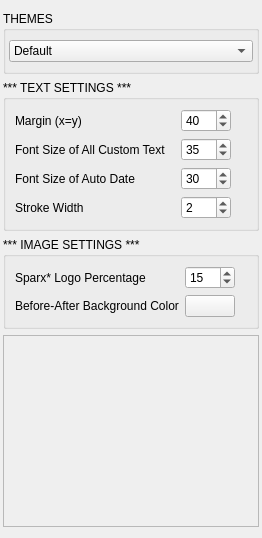
      <widget class="QWidget" name="config_tab">
       <property name="enabled">
        <bool>true</bool>
       </property>
       <attribute name="title">
        <string>Cfg</string>
       </attribute>
       <layout class="QVBoxLayout" name="config_tab_VLayout">
        <property name="leftMargin">
         <number>3</number>
        </property>
        <property name="rightMargin">
         <number>3</number>
        </property>
        <item>
         <widget class="QGroupBox" name="theme_grpBx">
          <property name="sizePolicy">
           <sizepolicy hsizetype="Preferred" vsizetype="Fixed">
            <horstretch>0</horstretch>
            <verstretch>0</verstretch>
           </sizepolicy>
          </property>
          <property name="minimumSize">
           <size>
            <width>0</width>
            <height>60</height>
           </size>
          </property>
          <property name="title">
           <string>THEMES</string>
          </property>
          <layout class="QHBoxLayout" name="theme_grpBx_HLayout">
           <property name="leftMargin">
            <number>3</number>
           </property>
           <property name="rightMargin">
            <number>3</number>
           </property>
           <item>
            <widget class="QComboBox" name="theme_comboBox">
             <property name="currentIndex">
              <number>0</number>
             </property>
             <item>
              <property name="text">
               <string>Default</string>
              </property>
             </item>
             <item>
              <property name="text">
               <string>Dark</string>
              </property>
             </item>
             <item>
              <property name="text">
               <string>Aqua</string>
              </property>
             </item>
             <item>
              <property name="text">
               <string>Console</string>
              </property>
             </item>
             <item>
              <property name="text">
               <string>Ubuntu</string>
              </property>
             </item>
            </widget>
           </item>
          </layout>
         </widget>
        </item>
        <item>
         <widget class="QGroupBox" name="textSettings_grpBx">
          <property name="title">
           <string>*** TEXT SETTINGS ***</string>
          </property>
          <layout class="QFormLayout" name="formLayout">
           <property name="fieldGrowthPolicy">
            <enum>QFormLayout::AllNonFixedFieldsGrow</enum>
           </property>
           <property name="labelAlignment">
            <set>Qt::AlignLeading|Qt::AlignLeft|Qt::AlignVCenter</set>
           </property>
           <property name="formAlignment">
            <set>Qt::AlignLeading|Qt::AlignLeft|Qt::AlignTop</set>
           </property>
           <item row="0" column="0">
            <widget class="QLabel" name="marginSize_label">
             <property name="text">
              <string>Margin (x=y)</string>
             </property>
            </widget>
           </item>
           <item row="0" column="1">
            <widget class="QSpinBox" name="marginSize_spinBox">
             <property name="sizePolicy">
              <sizepolicy hsizetype="Maximum" vsizetype="Fixed">
               <horstretch>0</horstretch>
               <verstretch>0</verstretch>
              </sizepolicy>
             </property>
             <property name="minimumSize">
              <size>
               <width>50</width>
               <height>0</height>
              </size>
             </property>
             <property name="minimum">
              <number>10</number>
             </property>
             <property name="maximum">
              <number>499</number>
             </property>
             <property name="value">
              <number>40</number>
             </property>
            </widget>
           </item>
           <item row="1" column="0">
            <widget class="QLabel" name="customTxtFontSize_label">
             <property name="text">
              <string>Font Size of All Custom Text   </string>
             </property>
            </widget>
           </item>
           <item row="1" column="1">
            <widget class="QSpinBox" name="customTxtFontSize_spinBox">
             <property name="sizePolicy">
              <sizepolicy hsizetype="Maximum" vsizetype="Fixed">
               <horstretch>0</horstretch>
               <verstretch>0</verstretch>
              </sizepolicy>
             </property>
             <property name="minimumSize">
              <size>
               <width>50</width>
               <height>0</height>
              </size>
             </property>
             <property name="minimum">
              <number>6</number>
             </property>
             <property name="maximum">
              <number>299</number>
             </property>
             <property name="value">
              <number>35</number>
             </property>
            </widget>
           </item>
           <item row="2" column="0">
            <widget class="QLabel" name="autoDateFontSize_label">
             <property name="text">
              <string>Font Size of Auto Date</string>
             </property>
            </widget>
           </item>
           <item row="2" column="1">
            <widget class="QSpinBox" name="autoDateFrontSize_spinBox">
             <property name="sizePolicy">
              <sizepolicy hsizetype="Maximum" vsizetype="Fixed">
               <horstretch>0</horstretch>
               <verstretch>0</verstretch>
              </sizepolicy>
             </property>
             <property name="minimumSize">
              <size>
               <width>50</width>
               <height>0</height>
              </size>
             </property>
             <property name="minimum">
              <number>6</number>
             </property>
             <property name="maximum">
              <number>299</number>
             </property>
             <property name="value">
              <number>30</number>
             </property>
            </widget>
           </item>
           <item row="3" column="0">
            <widget class="QLabel" name="strokeWidth_label">
             <property name="text">
              <string>Stroke Width</string>
             </property>
            </widget>
           </item>
           <item row="3" column="1">
            <widget class="QSpinBox" name="strokeWidth_spinBox">
             <property name="sizePolicy">
              <sizepolicy hsizetype="Maximum" vsizetype="Fixed">
               <horstretch>0</horstretch>
               <verstretch>0</verstretch>
              </sizepolicy>
             </property>
             <property name="minimumSize">
              <size>
               <width>50</width>
               <height>0</height>
              </size>
             </property>
             <property name="maximum">
              <number>10</number>
             </property>
             <property name="value">
              <number>2</number>
             </property>
            </widget>
           </item>
          </layout>
         </widget>
        </item>
        <item>
         <widget class="QGroupBox" name="imgSettings_grpBx">
          <property name="title">
           <string>*** IMAGE SETTINGS ***</string>
          </property>
          <layout class="QFormLayout" name="formLayout_2">
           <property name="fieldGrowthPolicy">
            <enum>QFormLayout::AllNonFixedFieldsGrow</enum>
           </property>
           <item row="1" column="0">
            <widget class="QLabel" name="companyLogoSetting_label">
             <property name="text">
              <string>Sparx* Logo Percentage    </string>
             </property>
            </widget>
           </item>
           <item row="1" column="1">
            <widget class="QSpinBox" name="companyLogoSetting_spinBox">
             <property name="sizePolicy">
              <sizepolicy hsizetype="Maximum" vsizetype="Fixed">
               <horstretch>0</horstretch>
               <verstretch>0</verstretch>
              </sizepolicy>
             </property>
             <property name="minimumSize">
              <size>
               <width>50</width>
               <height>0</height>
              </size>
             </property>
             <property name="minimum">
              <number>5</number>
             </property>
             <property name="maximum">
              <number>30</number>
             </property>
             <property name="value">
              <number>15</number>
             </property>
            </widget>
           </item>
           <item row="2" column="0">
            <widget class="QLabel" name="bvsa_bckgrd_color_label">
             <property name="text">
              <string>Before-After Background Color</string>
             </property>
            </widget>
           </item>
           <item row="2" column="1">
            <widget class="QPushButton" name="bvsa_bckgrd_color_btn">
             <property name="maximumSize">
              <size>
               <width>50</width>
               <height>16777215</height>
              </size>
             </property>
             <property name="styleSheet">
              <string notr="true"/>
             </property>
             <property name="text">
              <string/>
             </property>
            </widget>
           </item>
          </layout>
         </widget>
        </item>
        <item>
         <widget class="QPlainTextEdit" name="configPlainTextEdit">
          <property name="enabled">
           <bool>false</bool>
          </property>
          <property name="sizePolicy">
           <sizepolicy hsizetype="Expanding" vsizetype="Expanding">
            <horstretch>0</horstretch>
            <verstretch>0</verstretch>
           </sizepolicy>
          </property>
          <property name="readOnly">
           <bool>true</bool>
          </property>
          <property name="textInteractionFlags">
           <set>Qt::LinksAccessibleByMouse|Qt::TextSelectableByKeyboard|Qt::TextSelectableByMouse</set>
          </property>
         </widget>
        </item>
       </layout>
      </widget>
